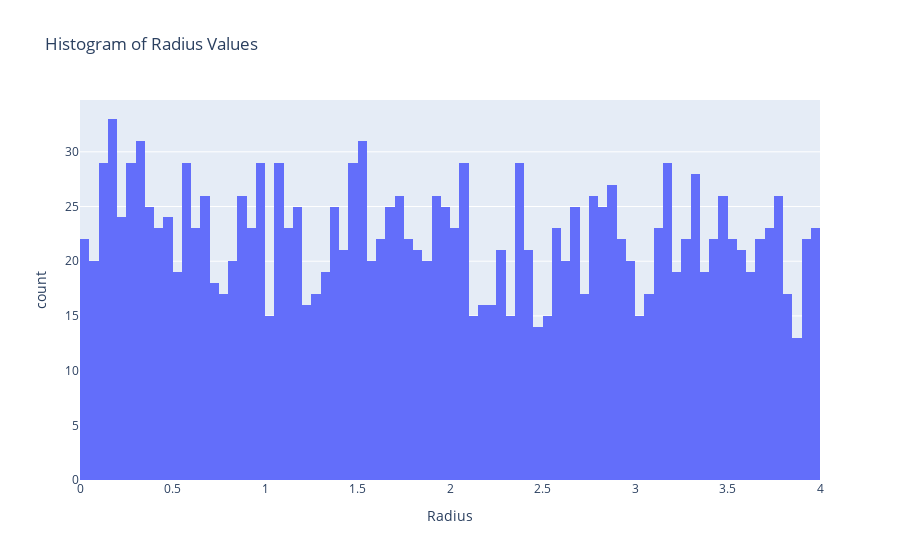

Here is the notebook cell this chart was saved with:
### Code cell
# Create a histogram of 'Radius' values
fig = px.histogram(trial_data, x='Radius', nbins=100, title='Histogram of Radius Values')

# Show the plot
fig.show()

### Figure 1 — Plotly figure (JSON) as saved in the notebook; plotly's stock layout.template omitted (floating-point values rounded to 4 significant figures; data arrays with more than 128 entries replaced by an {"elided": "..."} marker saying what was removed)
{"data": [{"alignmentgroup": "True", "bingroup": "x", "hovertemplate": "Radius=%{x}<br>count=%{y}<extra></extra>", "legendgroup": "", "marker": {"color": "#636efa", "pattern": {"shape": ""}}, "name": "", "nbinsx": 100, "offsetgroup": "", "orientation": "v", "showlegend": false, "type": "histogram", "x": {"elided": "1794 float values"}, "xaxis": "x", "yaxis": "y"}], "layout": {"barmode": "relative", "legend": {"tracegroupgap": 0}, "title": {"text": "Histogram of Radius Values"}, "xaxis": {"anchor": "y", "domain": [0, 1], "title": {"text": "Radius"}}, "yaxis": {"anchor": "x", "domain": [0, 1], "title": {"text": "count"}}}}
